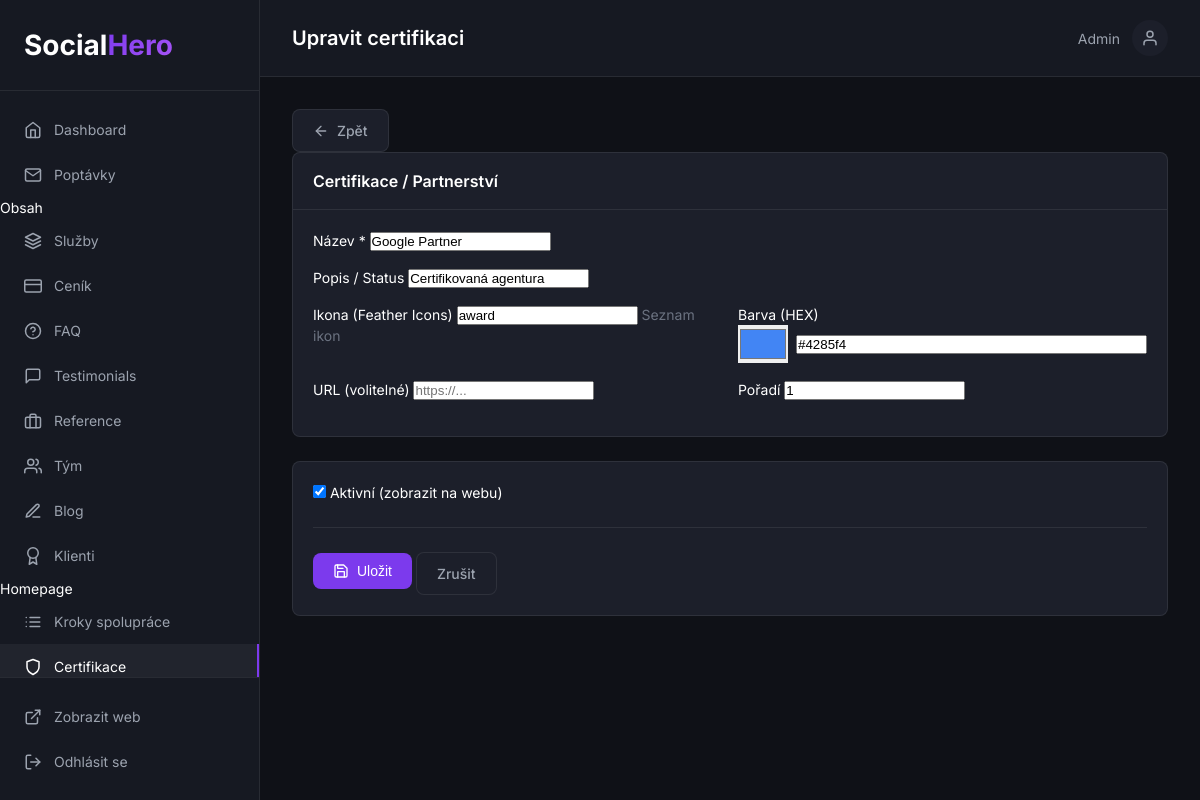
The app's page /admin/certifications/1/edit (signed in) with its own data.
### tables this page shows
CREATE TABLE IF NOT EXISTS `certifications` (
    `id` INT UNSIGNED NOT NULL AUTO_INCREMENT,
    `name` VARCHAR(255) NOT NULL,
    `description` VARCHAR(255) DEFAULT NULL,
    `icon` VARCHAR(50) DEFAULT 'award',
    `color` VARCHAR(20) DEFAULT '#7c3aed',
    `url` VARCHAR(255) DEFAULT NULL,
    `sort_order` INT NOT NULL DEFAULT 0,
    `is_active` TINYINT(1) NOT NULL DEFAULT 1,
    `created_at` DATETIME NOT NULL DEFAULT CURRENT_TIMESTAMP,
    PRIMARY KEY (`id`),
    INDEX `idx_active` (`is_active`)
);

### admin/Controllers/ContentController.php (called while the page is built, shortened)
<?php
class ContentController
{
    public function certificationForm(?int $id = null): void
    {
        $item = null;
        if ($id) {
            try {
                $item = Database::fetch("SELECT * FROM certifications WHERE id = ?", [$id]);
            } catch (\Exception $e) {}
        }
        require ADMIN_PATH . '/Views/certification-form.php';
    }
}

### config/database.php (called while the page is built, shortened)
<?php
$envFile = dirname(__DIR__) . '/.env';
return [
    'host' => $_ENV['DB_HOST'] ?? 'localhost',
    'database' => $_ENV['DB_NAME'] ?? 'socialhero',
    'username' => $_ENV['DB_USER'] ?? 'root',
    'password' => $_ENV['DB_PASS'] ?? '',
    'charset' => 'utf8mb4',
    'collation' => 'utf8mb4_unicode_ci',
    'options' => [
        PDO::ATTR_ERRMODE => PDO::ERRMODE_EXCEPTION,
        PDO::ATTR_DEFAULT_FETCH_MODE => PDO::FETCH_ASSOC,
        PDO::ATTR_EMULATE_PREPARES => false,
    ]
];

### app/Core/Database.php (called while the page is built, shortened)
<?php
class Database
{
    private static ?PDO $instance = null;
    public static function getInstance(): PDO
    {
        if (self::$instance === null) {
            $config = require BASE_PATH . '/config/database.php';
            try {
                $dsn = sprintf(
                    'mysql:host=%s;dbname=%s;charset=%s',
                    $config['host'],
                    $config['database'],
                    $config['charset']
                );
                self::$instance = new PDO(
                    $dsn,
                    $config['username'],
                    $config['password'],
                    $config['options']
                );
            } catch (PDOException $e) {
                die('Database connection failed: ' . $e->getMessage());
            }
        }
        return self::$instance;
    }
    public static function query(string $sql, array $params = []): \PDOStatement
    {
        $stmt = self::getInstance()->prepare($sql);
        $stmt->execute($params);
        return $stmt;
    }
    public static function fetch(string $sql, array $params = []): ?array
    {
        $result = self::query($sql, $params)->fetch();
        return $result ?: null;
    }
}

### admin/Views/certification-form.php (the view, shortened to what this page needs)
<div class="content-header">
    <div class="content-header__left">
        <a href="/admin/certifications" class="btn btn--secondary btn--small">
            <i data-feather="arrow-left"></i> Zpět
        </a>
    </div>
</div>
<form method="POST" class="form">
    <div class="card">
        <div class="card__header">
            <h3>Certifikace / Partnerství</h3>
        </div>
        <div class="card__body">
            <div class="form-group">
                <label for="name">Název *</label>
                <input type="text" id="name" name="name"
                       value="<?= htmlspecialchars($item['name'] ?? $_POST['name'] ?? '') ?>"
                       required placeholder="např. Google Partner">
            </div>
            <div class="form-group">
                <label for="description">Popis / Status</label>
                <input type="text" id="description" name="description"
                       value="<?= htmlspecialchars($item['description'] ?? $_POST['description'] ?? '') ?>"
                       placeholder="např. Certifikovaná agentura">
            </div>
            <div class="form-row">
                <div class="form-group form-group--half">
                    <label for="icon">Ikona (Feather Icons)</label>
                    <input type="text" id="icon" name="icon"
                           value="<?= htmlspecialchars($item['icon'] ?? $_POST['icon'] ?? 'award') ?>"
                           placeholder="např. award, shield, star">
                    <small class="text-muted">
                        <a href="https://feathericons.com/" target="_blank">Seznam ikon</a>
                    </small>
                </div>
                <div class="form-group form-group--half">
                    <label for="color">Barva (HEX)</label>
                    <div style="display: flex; gap: 0.5rem; align-items: center;">
                        <input type="color" id="color_picker" style="width: 50px; height: 38px; border: none; cursor: pointer;"
                               value="<?= htmlspecialchars($item['color'] ?? '#7c3aed') ?>"
                               onchange="document.getElementById('color').value = this.value">
                        <input type="text" id="color" name="color"
                               value="<?= htmlspecialchars($item['color'] ?? $_POST['color'] ?? '#7c3aed') ?>"
                               placeholder="#7c3aed" style="flex: 1;">
                    </div>
                </div>
            </div>
            <div class="form-row">
                <div class="form-group form-group--half">
                    <label for="url">URL (volitelné)</label>
                    <input type="url" id="url" name="url"
                           value="<?= htmlspecialchars($item['url'] ?? $_POST['url'] ?? '') ?>"
                           placeholder="https://...">
                </div>
                <div class="form-group form-group--half">
                    <label for="sort_order">Pořadí</label>
                    <input type="number" id="sort_order" name="sort_order"
                           value="<?= $item['sort_order'] ?? $_POST['sort_order'] ?? 0 ?>">
                </div>
            </div>
        </div>
    </div>
    <div class="card">
        <div class="card__body">
            <div class="form-group">
                <label class="checkbox">
                    <input type="checkbox" name="is_active" value="1"
                           <?= ($item['is_active'] ?? true) ? 'checked' : '' ?>>
                    <span>Aktivní (zobrazit na webu)</span>
                </label>
            </div>
            <div class="form-actions">
                <button type="submit" class="btn btn--primary">
                    <i data-feather="save"></i> Uložit
                </button>
                <a href="/admin/certifications" class="btn btn--secondary">Zrušit</a>
            </div>
        </div>
    </div>
</form>
<?php
require ADMIN_PATH . '/Views/layout.php';
?>

### admin/assets/css/admin.css (style rules this page uses)
:root { --admin-bg: #0f1117; --admin-sidebar: #161922; --admin-card: #1c1f2a; --admin-border: rgba(255, 255, 255, 0.08); --admin-text: #ffffff; --admin-text-secondary: #9ca3af; --admin-text-muted: #6b7280; --admin-primary: #7c3aed; --admin-primary-hover: #8b5cf6; --admin-success: #22c55e; --admin-warning: #f97316; --admin-error: #ef4444; --admin-radius: 0.5rem; --admin-transition: 200ms ease; }
* { margin: 0; padding: 0; box-sizing: border-box; }
body { font-family: 'Inter', -apple-system, BlinkMacSystemFont, sans-serif; font-size: 14px; line-height: 1.5; color: var(--admin-text); background: var(--admin-bg); }
a { color: inherit; text-decoration: none; }
.admin-page { display: flex; min-height: 100vh; }
.form-group { margin-bottom: 1rem; }
.form-row { display: grid; grid-template-columns: repeat(2, 1fr); gap: 1rem; }
.form-actions { margin-top: 1.5rem; padding-top: 1.5rem; border-top: 1px solid var(--admin-border); }
.btn { display: inline-flex; align-items: center; justify-content: center; gap: 0.5rem; padding: 0.625rem 1.25rem; font-size: 0.875rem; font-weight: 500; border-radius: var(--admin-radius); cursor: pointer; transition: all var(--admin-transition); border: none; }
.btn--primary { background: var(--admin-primary); color: white; }
.btn--secondary { background: var(--admin-card); border: 1px solid var(--admin-border); color: var(--admin-text-secondary); }
.btn svg { width: 16px; height: 16px; }
.card { background: var(--admin-card); border: 1px solid var(--admin-border); border-radius: var(--admin-radius); margin-bottom: 1.5rem; }
.card__header { display: flex; align-items: center; justify-content: space-between; padding: 1rem 1.25rem; border-bottom: 1px solid var(--admin-border); }
.card__header h3 { font-size: 1rem; font-weight: 600; }
.card__body { padding: 1.25rem; }
.text-muted { color: var(--admin-text-muted); font-size: 0.875rem; }

### records on screen
certifications: name "Google Partner", description "Certifikovaná agentura", icon "award", color "#4285f4", sort_order "1", is_active "☑"

### other values on screen
$pageTitle "Upravit certifikaci"
$_SESSION['admin_user']['name'] "Admin"
